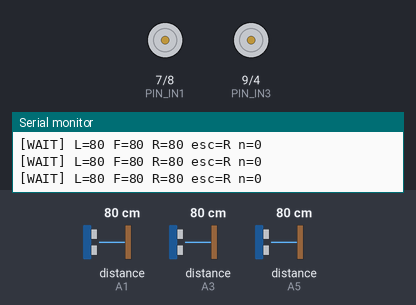
Recording of a sketch running on a simulated Arduino Uno, built with avr-gcc and run on an emulated ATmega328P. Parts: motor-driver pin pairs drawn as motors (green arrow = first pin HIGH = forward, orange = second pin HIGH = backward, longer = more drive, scaled by the enable pin), the last lines printed to the serial monitor. Wiring (inferred from the names in the program): 3 × ultrasonic range finder: trigger A0, echo A1 / trigger A2, echo A3 / trigger A4, echo A5. The inputs (shaded band) are chosen by the test bench; at power-on: distance to the obstacle (sensors on A1, A5, A3) 80 cm. The echo pulse lasts 58.3 µs per cm.

Above: at 1.2 s.
1.3 s: distance to the obstacle (sensor on A1) set to 90 cm
At 4.0 s:
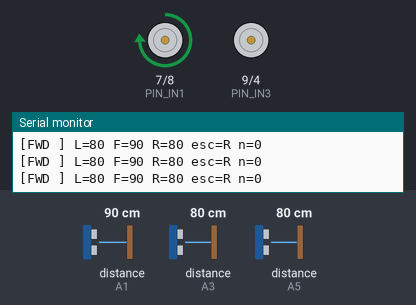
4.3 s: distance to the obstacle (sensor on A5) set to 45 cm
5.8 s: distance to the obstacle (sensor on A5) set to 37 cm
At 7.0 s:
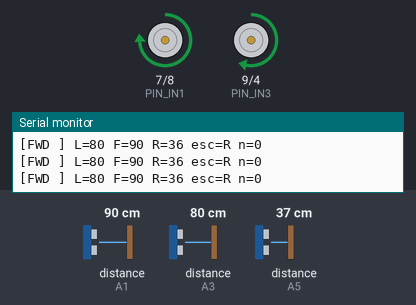
7.3 s: distance to the obstacle (sensor on A1) set to 2 cm
At 7.52 s:
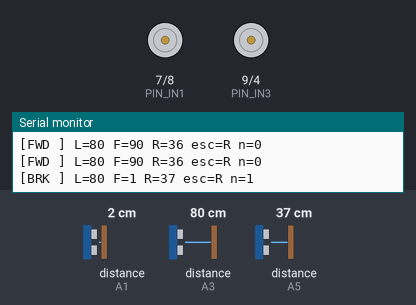
At 7.94 s:
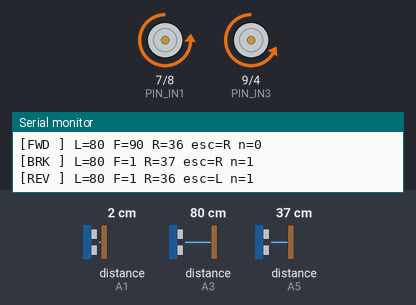
10.3 s: distance to the obstacle (sensor on A3) set to 2 cm
13.3 s: distance to the obstacle (sensor on A1) set to 47 cm
16.3 s: distance to the obstacle (sensor on A1) set to 55 cm
Timing chart, 0 to 19.3 s (numbered marks = the images above; inputs shaded):
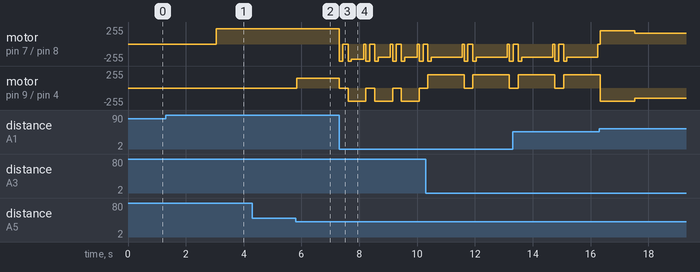

Measured:
- the behaviour switches between 84 and 85 cm on distance to the obstacle (sensor on A1) (found by bisection; images 0 and 1)
- the behaviour switches between 41 and 40 cm on distance to the obstacle (sensor on A5) (found by bisection; images 1 and 2)
- after the input at 1.3 s, motor on pin 7 (PIN_IN1) / pin 8 (PIN_IN2): stopped → forward 230/255 after 1.7 s
- after the input at 5.8 s, motor on pin 9 (PIN_IN3) / pin 4 (PIN_IN4): stopped → forward 150/255 at once

The sketch:

hasti.ino
```cpp
/*
  ============================================================================
   hasti.ino  —  Hasti's autonomous obstacle-avoiding car
  ============================================================================
   Board   : Arduino UNO
   Driver  : L298N (ENA/ENB jumpers removed -> PWM speed control)
             Channel A = rear drive motor (forward / backward)
             Channel B = front steering motor (spring-return, NOT a servo)
   Sensors : 3x HC-SR04 — front, front-left (~45°), front-right (~45°)
   Power   : 2x 18650 (7.4 V) -> L298N, common GND

   Modes   : STARTUP -> FORWARD -> BRAKE -> REVERSE -> TURN -> FORWARD
   Note    : In FORWARD the speed fades smoothly from cruise to slow
             between SLOW_CM and STOP_CM.
  ============================================================================
*/

// ============================================================================
//  PINS  (layout for Hasti's car — change here if your wiring is different)
//        Motors on the digital side, sensors on A0..A5 (used as digital pins).
// ============================================================================
const uint8_t PIN_NOT_SET = 255;   // marker for an unused/unset pin

// --- L298N channel A : rear DRIVE motor ---
const uint8_t PIN_ENA = 5;    // PWM pin required (UNO: 3, 5, 6, 9, 10, 11)
const uint8_t PIN_IN1 = 7;
const uint8_t PIN_IN2 = 8;

// --- L298N channel B : front STEERING motor ---
const uint8_t PIN_ENB = 6;    // PWM pin required (UNO: 3, 5, 6, 9, 10, 11)
const uint8_t PIN_IN3 = 9;
const uint8_t PIN_IN4 = 4;

// --- HC-SR04 sensors ---
const uint8_t PIN_TRIG_FRONT = A0;
const uint8_t PIN_ECHO_FRONT = A1;
const uint8_t PIN_TRIG_LEFT  = A2;
const uint8_t PIN_ECHO_LEFT  = A3;
const uint8_t PIN_TRIG_RIGHT = A4;
const uint8_t PIN_ECHO_RIGHT = A5;


// ============================================================================
//  TUNING
// ============================================================================

// ---- Motor power (0-255) ----
const uint8_t CRUISE_SPEED       = 250;  // open-road speed
const uint8_t SLOW_SPEED         = 150;  // lowest forward speed (also used in TURN)
const uint8_t REVERSE_SPEED      = 200;  // back-up speed after the kick
const uint8_t STEER_POWER        = 200;  // full steering lock
const uint8_t GENTLE_STEER_POWER = 150;  // (extra) soft correction away from side walls

// ---- Distances (cm) ----
const uint16_t STOP_CM          = 50;   // brake below this
const uint16_t SLOW_CM          = 100;  // start slowing below this
const uint16_t SIDE_CM          = 40;   // side wall "too close"
const uint16_t CLEAR_CM         = 85;   // front clear enough to finish TURN (> STOP_CM)
const uint16_t STARTUP_CLEAR_CM = 85;   // front clear enough to start

// ---- Timing (ms) ----
const uint32_t STARTUP_DELAY_MS        = 2000;  // idle after power-on
const uint32_t STARTUP_CLEAR_MS        = 1000;  // front clear this long before first move
const uint32_t KICK_MS                 = 120;   // full-power pulse
const uint32_t BRAKE_TOTAL_MS          = 280;   // kick + hard brake
const uint32_t REVERSE_MS              = 550;   // normal back-up time
const uint32_t REVERSE_NARROW_EXTRA_MS = 250;   // (extra) both sides narrow
const uint32_t REVERSE_RETRY_EXTRA_MS  = 400;   // (extra) after MAX_RETRIES in a row
const uint32_t SHIFT_PAUSE_MS          = 60;    // (extra) brake between reverse and forward
const uint32_t TURN_MIN_MS             = 350;
const uint32_t TURN_MAX_MS             = 1200;
const uint8_t  MAX_RETRIES             = 4;
const uint32_t RETRY_RESET_MS          = 1500;  // (extra) good FORWARD run resets the counter

// ---- Direction fixes ----
const bool DRIVE_INVERT = false;   // true if "forward" drives backward
const bool STEER_INVERT = false;   // true if "left" steers right

// ---- Sensors ----
const uint16_t MAX_RANGE_CM    = 200;
const uint32_t ECHO_TIMEOUT_US = (uint32_t)MAX_RANGE_CM * 58UL + 400UL;   // ~12 ms
const uint8_t  SENSOR_GAP_MS   = 5;    // anti cross-talk pause
const uint8_t  MISSES_FOR_FREE = 2;    // "no echo" this many times in a row = free space

// ---- Debug ----
const uint32_t DEBUG_INTERVAL_MS = 250;

// ---- Sanity checks ----
static_assert(CLEAR_CM > STOP_CM,         "CLEAR_CM must be greater than STOP_CM");
static_assert(SLOW_CM > STOP_CM,          "SLOW_CM must be greater than STOP_CM");
static_assert(STARTUP_CLEAR_CM > STOP_CM, "STARTUP_CLEAR_CM must be greater than STOP_CM");
static_assert(MAX_RANGE_CM > CLEAR_CM,    "MAX_RANGE_CM must be greater than CLEAR_CM");
static_assert(CRUISE_SPEED >= SLOW_SPEED, "CRUISE_SPEED must be >= SLOW_SPEED");
static_assert(BRAKE_TOTAL_MS >= KICK_MS,  "BRAKE_TOTAL_MS must be >= KICK_MS");
static_assert(REVERSE_MS > KICK_MS,       "REVERSE_MS must be > KICK_MS");
static_assert(TURN_MAX_MS >= TURN_MIN_MS, "TURN_MAX_MS must be >= TURN_MIN_MS");
static_assert(MISSES_FOR_FREE >= 1,       "MISSES_FOR_FREE must be at least 1");


// ============================================================================
//  STATE
// ============================================================================
enum Mode : uint8_t { M_STARTUP, M_FORWARD, M_BRAKE, M_REVERSE, M_TURN };

// Steering directions
const int8_t DIR_LEFT   = -1;
const int8_t DIR_CENTER =  0;
const int8_t DIR_RIGHT  =  1;

// Sensor slots
const uint8_t EYE_FRONT = 0;
const uint8_t EYE_LEFT  = 1;
const uint8_t EYE_RIGHT = 2;

struct Eye {
  uint8_t  trig;
  uint8_t  echo;
  uint16_t cm;       // last accepted distance (starts at 0 = "blocked")
  uint8_t  misses;   // consecutive no-echo readings
};

Eye eyes[3] = {
  { PIN_TRIG_FRONT, PIN_ECHO_FRONT, 0, 0 },
  { PIN_TRIG_LEFT,  PIN_ECHO_LEFT,  0, 0 },
  { PIN_TRIG_RIGHT, PIN_ECHO_RIGHT, 0, 0 }
};

Mode     mode          = M_STARTUP;
uint32_t modeSince     = 0;          // millis() when the mode started
bool     clearing      = false;      // STARTUP: front is currently clear
uint32_t clearStart    = 0;          // STARTUP: when it became clear
int8_t   escapeDir     = DIR_RIGHT;  // side with more space
int8_t   prevEscapeDir = DIR_LEFT;   // for alternating on a tie
uint8_t  attempts      = 0;          // escape attempts in a row
uint32_t backupTime    = REVERSE_MS; // reverse time for this attempt
uint8_t  nextSideEye   = EYE_LEFT;   // side sensor to read next


// ============================================================================
//  MOTORS
// ============================================================================

// Rear motor: -255..255 (+ forward, - backward, 0 coast)
void drive(int power) {
  power = constrain(power, -255, 255);
  if (DRIVE_INVERT) power = -power;

  digitalWrite(PIN_IN1, power > 0 ? HIGH : LOW);
  digitalWrite(PIN_IN2, power < 0 ? HIGH : LOW);
  analogWrite(PIN_ENA, power >= 0 ? power : -power);
}

// Rear motor hard brake (both inputs HIGH, enable full on)
void brake() {
  digitalWrite(PIN_IN1, HIGH);
  digitalWrite(PIN_IN2, HIGH);
  analogWrite(PIN_ENA, 255);
}

// Steering: DIR_LEFT / DIR_RIGHT with power, DIR_CENTER = released (spring centers)
void steer(int8_t dir, uint8_t power) {
  if (STEER_INVERT) dir = (int8_t)(-dir);
  if (dir == DIR_CENTER) power = 0;

  digitalWrite(PIN_IN3, (power > 0 && dir < 0) ? HIGH : LOW);
  digitalWrite(PIN_IN4, (power > 0 && dir > 0) ? HIGH : LOW);
  analogWrite(PIN_ENB, power);
}

void halt() {
  drive(0);
  steer(DIR_CENTER, 0);
}

// Forward speed that fades from CRUISE (at SLOW_CM) down to SLOW (at STOP_CM)
uint8_t forwardSpeed(uint16_t frontCm) {
  if (frontCm >= SLOW_CM) return CRUISE_SPEED;
  if (frontCm <= STOP_CM) return SLOW_SPEED;
  const uint32_t span  = SLOW_CM - STOP_CM;
  const uint32_t extra = (uint32_t)(CRUISE_SPEED - SLOW_SPEED) * (frontCm - STOP_CM) / span;
  return (uint8_t)(SLOW_SPEED + extra);
}


// ============================================================================
//  SENSORS
// ============================================================================

// One ping; blocks for at most ECHO_TIMEOUT_US.
void pingEye(uint8_t i) {
  Eye &e = eyes[i];
  unsigned long us = 0;

  // ECHO still HIGH = sensor busy with an earlier unanswered ping -> skip, count a miss
  if (digitalRead(e.echo) == LOW) {
    digitalWrite(e.trig, LOW);
    delayMicroseconds(2);
    digitalWrite(e.trig, HIGH);
    delayMicroseconds(10);
    digitalWrite(e.trig, LOW);
    us = pulseIn(e.echo, HIGH, ECHO_TIMEOUT_US);
  }

  if (us > 0) {                                   // real echo -> use now
    const unsigned long cm = us / 58UL;
    e.cm = (cm > MAX_RANGE_CM) ? MAX_RANGE_CM : (uint16_t)cm;
    e.misses = 0;
  } else {                                        // no echo -> free only after N misses
    if (e.misses < 255) e.misses++;
    if (e.misses >= MISSES_FOR_FREE) e.cm = MAX_RANGE_CM;
  }
}

void pingNextSide() {
  pingEye(nextSideEye);
  nextSideEye = (nextSideEye == EYE_LEFT) ? EYE_RIGHT : EYE_LEFT;
}


// ============================================================================
//  STATE MACHINE
// ============================================================================

void setMode(Mode m) {
  mode = m;
  modeSince = millis();
}

void beginBrake() {
  if (attempts < 255) attempts++;
  steer(DIR_CENTER, 0);
  drive(-255);                  // reverse kick starts immediately
  setMode(M_BRAKE);
}

void pickEscapeDir() {
  const uint16_t l = eyes[EYE_LEFT].cm;
  const uint16_t r = eyes[EYE_RIGHT].cm;
  if (l > r)      escapeDir = DIR_LEFT;
  else if (r > l) escapeDir = DIR_RIGHT;
  else            escapeDir = (int8_t)(-prevEscapeDir);   // tie -> alternate
  prevEscapeDir = escapeDir;
}

void beginReverse() {
  backupTime = REVERSE_MS;
  if (eyes[EYE_LEFT].cm < SIDE_CM && eyes[EYE_RIGHT].cm < SIDE_CM) backupTime += REVERSE_NARROW_EXTRA_MS;
  if (attempts >= MAX_RETRIES) backupTime += REVERSE_RETRY_EXTRA_MS;
  setMode(M_REVERSE);
}

void updateMode() {
  const uint32_t now   = millis();
  const uint32_t inMode = now - modeSince;
  const uint16_t front = eyes[EYE_FRONT].cm;
  const uint16_t left  = eyes[EYE_LEFT].cm;
  const uint16_t right = eyes[EYE_RIGHT].cm;

  switch (mode) {

    case M_STARTUP:                       // wait 2 s, then 1 s of continuously clear front
      halt();
      if (inMode < STARTUP_DELAY_MS) break;
      if (front < STARTUP_CLEAR_CM) {
        clearing = false;
      } else if (!clearing) {
        clearing = true;
        clearStart = now;
      } else if (now - clearStart >= STARTUP_CLEAR_MS) {
        attempts = 0;
        setMode(M_FORWARD);
      }
      break;

    case M_FORWARD:                       // cruise, fade speed, avoid side walls
      if (front < STOP_CM) { beginBrake(); break; }
      if (attempts > 0 && inMode >= RETRY_RESET_MS) attempts = 0;

      drive(forwardSpeed(front));
      if (left < SIDE_CM && left <= right) steer(DIR_RIGHT, GENTLE_STEER_POWER);
      else if (right < SIDE_CM)            steer(DIR_LEFT,  GENTLE_STEER_POWER);
      else                                 steer(DIR_CENTER, 0);
      break;

    case M_BRAKE:                         // kick, hard brake, then choose side
      steer(DIR_CENTER, 0);
      if (inMode < KICK_MS)             drive(-255);
      else if (inMode < BRAKE_TOTAL_MS) brake();
      else { pickEscapeDir(); beginReverse(); }
      break;

    case M_REVERSE:                       // wheels opposite the escape side
      steer((int8_t)(-escapeDir), STEER_POWER);
      if (inMode < KICK_MS)                          drive(-255);
      else if (inMode < backupTime)                  drive(-(int)REVERSE_SPEED);
      else if (inMode < backupTime + SHIFT_PAUSE_MS) brake();
      else                                           setMode(M_TURN);
      break;

    case M_TURN:                          // creep toward the escape side
      if (front < STOP_CM) { beginBrake(); break; }
      steer(escapeDir, STEER_POWER);
      drive(SLOW_SPEED);
      if ((inMode >= TURN_MIN_MS && front >= CLEAR_CM) || inMode >= TURN_MAX_MS) setMode(M_FORWARD);
      break;
  }
}


// ============================================================================
//  DEBUG
// ============================================================================

const __FlashStringHelper *modeTag(Mode m) {
  switch (m) {
    case M_STARTUP: return F("[WAIT]");
    case M_FORWARD: return F("[FWD ]");
    case M_BRAKE:   return F("[BRK ]");
    case M_REVERSE: return F("[REV ]");
    case M_TURN:    return F("[TURN]");
  }
  return F("[ ?? ]");
}

void debugPrint() {
  static uint32_t lastMs = 0;
  const uint32_t now = millis();
  if (now - lastMs < DEBUG_INTERVAL_MS) return;
  lastMs = now;
  if (Serial.availableForWrite() < 48) return;   // never wait on Serial

  Serial.print(modeTag(mode));
  Serial.print(F(" L="));
  Serial.print(eyes[EYE_LEFT].cm);
  Serial.print(F(" F="));
  Serial.print(eyes[EYE_FRONT].cm);
  Serial.print(F(" R="));
  Serial.print(eyes[EYE_RIGHT].cm);
  Serial.print(F(" esc="));
  Serial.print(escapeDir < 0 ? 'L' : 'R');
  Serial.print(F(" n="));
  Serial.println(attempts);
}


// ============================================================================
//  SETUP
// ============================================================================

bool checkPins() {
  const uint8_t pins[] = {
    PIN_ENA, PIN_IN1, PIN_IN2, PIN_ENB, PIN_IN3, PIN_IN4,
    PIN_TRIG_FRONT, PIN_ECHO_FRONT, PIN_TRIG_LEFT, PIN_ECHO_LEFT,
    PIN_TRIG_RIGHT, PIN_ECHO_RIGHT
  };
  const char *const names[] = {
    "ENA", "IN1", "IN2", "ENB", "IN3", "IN4",
    "TRIG_FRONT", "ECHO_FRONT", "TRIG_LEFT", "ECHO_LEFT",
    "TRIG_RIGHT", "ECHO_RIGHT"
  };
  const uint8_t n = sizeof(pins) / sizeof(pins[0]);
  bool ok = true;

  for (uint8_t i = 0; i < n; i++) {
    if (pins[i] == PIN_NOT_SET) {
      Serial.print(F("Pin not set: PIN_")); Serial.println(names[i]);
      ok = false;
      continue;
    }
    if (pins[i] <= 1) {
      Serial.print(F("Pin 0/1 is Serial, do not use: PIN_")); Serial.println(names[i]);
      ok = false;
    }
    for (uint8_t j = i + 1; j < n; j++) {
      if (pins[i] == pins[j]) {
        Serial.print(F("Duplicate pin: PIN_")); Serial.print(names[i]);
        Serial.print(F(" = PIN_"));             Serial.println(names[j]);
        ok = false;
      }
    }
  }
#ifdef digitalPinHasPWM
  if (!digitalPinHasPWM(PIN_ENA)) { Serial.println(F("PIN_ENA is not a PWM pin")); ok = false; }
  if (!digitalPinHasPWM(PIN_ENB)) { Serial.println(F("PIN_ENB is not a PWM pin")); ok = false; }
#endif
  return ok;
}

void setup() {
  Serial.begin(115200);
  Serial.println(F("\n=== Hasti's car ==="));

  if (!checkPins()) {
    Serial.println(F("Fix the PINS section. Motors disabled."));
    while (true) delay(1000);
  }

  const uint8_t outputs[] = { PIN_ENA, PIN_IN1, PIN_IN2, PIN_ENB, PIN_IN3, PIN_IN4 };
  for (uint8_t p : outputs) pinMode(p, OUTPUT);

  for (uint8_t i = 0; i < 3; i++) {
    pinMode(eyes[i].trig, OUTPUT);
    digitalWrite(eyes[i].trig, LOW);
    pinMode(eyes[i].echo, INPUT);
  }

  halt();
  setMode(M_STARTUP);
  Serial.println(F("Waiting 2 s, then for a clear front for 1 s..."));
}


// ============================================================================
//  LOOP  (front every loop, sides take turns; worst case ~35 ms per loop)
// ============================================================================
void loop() {
  pingEye(EYE_FRONT);
  updateMode();            // react right after the front reading
  delay(SENSOR_GAP_MS);

  pingNextSide();
  delay(SENSOR_GAP_MS);

  debugPrint();
}
```
